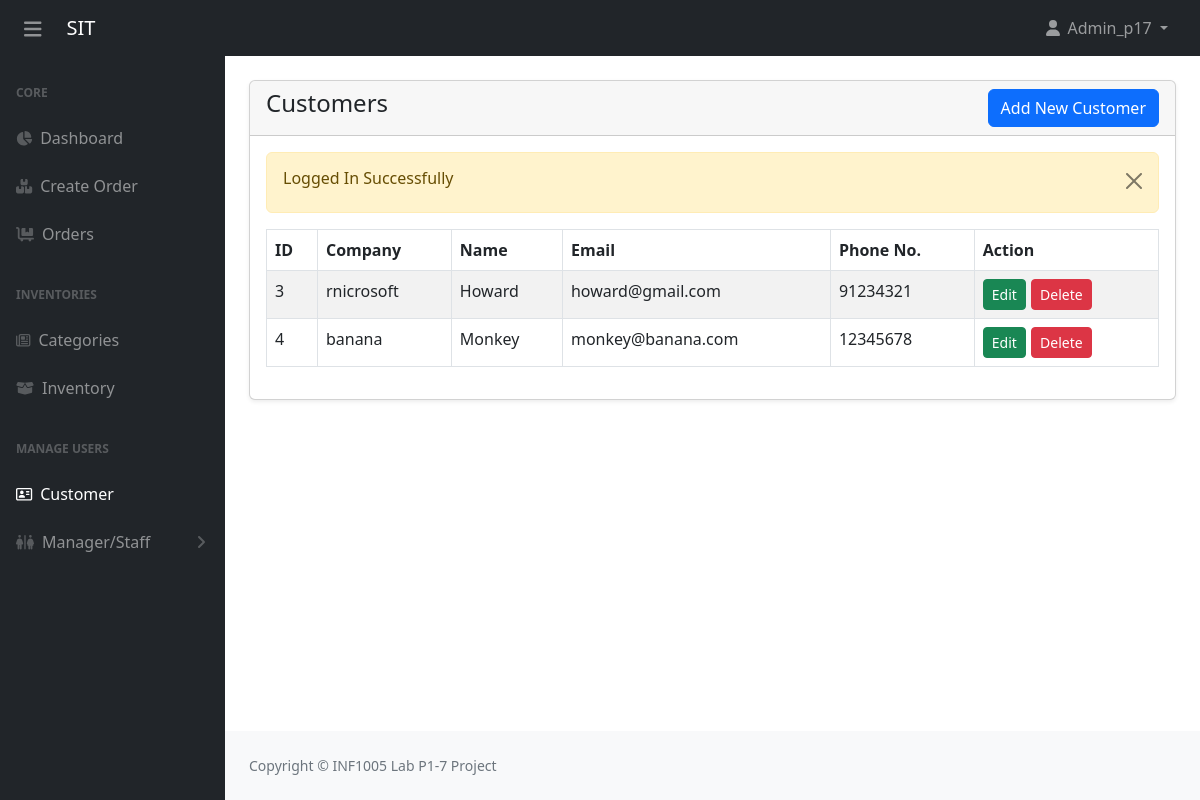
The page /templates/customer.php (signed in) on the database its author committed.
### tables this page shows
CREATE TABLE `customer` (
  `_id` int NOT NULL AUTO_INCREMENT,
  `companyName` varchar(20) NOT NULL,
  `customerName` varchar(45) NOT NULL,
  `email` varchar(255) NOT NULL,
  `telephone` varchar(255) NOT NULL,
  `created_at` timestamp NOT NULL DEFAULT CURRENT_TIMESTAMP,
  `updated_at` timestamp NULL DEFAULT CURRENT_TIMESTAMP,
  PRIMARY KEY (`_id`)
);

### templates/customer.php (the view, shortened to what this page needs)
<?php include("includes/header.php");
allowedRole([1,2,3]);?>
<div class="container-fluid px-4">
    <div class="card mt-4 shadow-sm">
        <div class="card-header">
            <h4 class="mb-0">Customers
                <a href="customer-create.php" class="btn btn-primary float-end">Add New Customer</a>
            </h4>
        </div>
        <div class="card-body">
            <?php
            $customers = getAll('customer');
            if(mysqli_num_rows($customers) > 0) {
            ?>
            <div class="table-responsive">
                <table class="table table-striped table-bordered">
                    <thead>
                        <tr>
                            <th>ID</th>
                            <th>Company</th>
                            <th>Name</th>
                            <th>Email</th>
                            <th>Phone No.</th>
                            <th>Action</th>
                        </tr>
                    </thead>
                    <tbody>
                        <?php foreach($customers as $item) : ?>
                            <tr>
                                <td><?= validate($item['_id']) ?></td>
                                <td><?= validate($item['companyName']) ?></td>
                                <td><?= validate($item['customerName']) ?></td>
                                <td><?= validate(decryption($item['email'])) ?></td>
                                <td><?= validate(decryption($item['telephone'])) ?></td>
                                <td>
                                    <form action="customer-edit.php" method="post" style="display: inline-block; margin-right: 1px;">
                                        <button type="submit" class="btn btn-success btn-sm">Edit</button>
                                    </form>
                                    <form action="customer-delete.php" method="post" style="display: inline-block; margin-right: 1px;">
                                        <button type="submit" class="btn btn-danger btn-sm" onclick= "return confirm('Are you sure you want to delete this customer?')">Delete</button>
                                    </form>
                                </td>
                            </tr>
                        <?php endforeach; ?>
                    </tbody>
                </table>
            </div>
            <?php
            } else {
            ?>
                <h4 class="mb-0">No Record found</h4>
            <?php
            }
            ?>
        </div>
    </div>
</div>
<?php include("includes/footer.php");?>

### rows shown on the page
customer: _id "3", companyName "rnicrosoft", customerName "Howard", email "howard@gmail.com", telephone "91234321"
customer: _id "4", companyName "banana", customerName "Monkey", email "monkey@banana.com", telephone "12345678"

### other values the page prints
$_SESSION['loggedInUser']['username'] "Admin_p17"
$label "Manager/Staff"
$_SESSION['status'] "Logged In Successfully"
